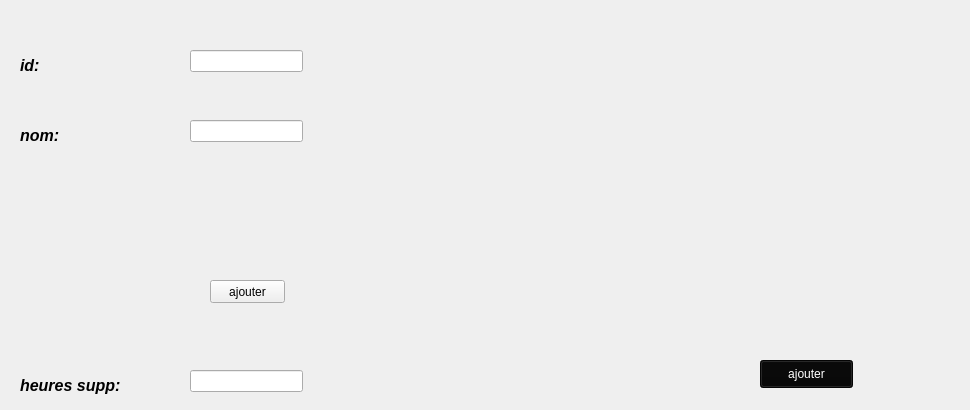
      <widget class="QWidget" name="tab_4">
       <attribute name="title">
        <string>ajouter media</string>
       </attribute>
       <widget class="QLabel" name="label_pic">
        <property name="geometry">
         <rect>
          <x>780</x>
          <y>0</y>
          <width>181</width>
          <height>191</height>
         </rect>
        </property>
        <property name="text">
         <string/>
        </property>
       </widget>
       <widget class="QLabel" name="label_id">
        <property name="geometry">
         <rect>
          <x>20</x>
          <y>50</y>
          <width>55</width>
          <height>31</height>
         </rect>
        </property>
        <property name="text">
         <string>&lt;html&gt;&lt;head/&gt;&lt;body&gt;&lt;p&gt;&lt;span style=&quot; font-size:12pt; font-weight:600; font-style:italic;&quot;&gt;id:&lt;/span&gt;&lt;/p&gt;&lt;/body&gt;&lt;/html&gt;</string>
        </property>
       </widget>
       <widget class="QLineEdit" name="lineEdit_id">
        <property name="geometry">
         <rect>
          <x>190</x>
          <y>50</y>
          <width>113</width>
          <height>22</height>
         </rect>
        </property>
        <property name="styleSheet">
         <string notr="true"/>
        </property>
       </widget>
       <widget class="QLabel" name="label_nom">
        <property name="geometry">
         <rect>
          <x>20</x>
          <y>120</y>
          <width>55</width>
          <height>31</height>
         </rect>
        </property>
        <property name="text">
         <string>&lt;html&gt;&lt;head/&gt;&lt;body&gt;&lt;p&gt;&lt;span style=&quot; font-size:12pt; font-weight:600; font-style:italic;&quot;&gt;nom:&lt;/span&gt;&lt;/p&gt;&lt;/body&gt;&lt;/html&gt;</string>
        </property>
       </widget>
       <widget class="QLabel" name="label_heures_s">
        <property name="geometry">
         <rect>
          <x>20</x>
          <y>370</y>
          <width>141</width>
          <height>31</height>
         </rect>
        </property>
        <property name="text">
         <string>&lt;html&gt;&lt;head/&gt;&lt;body&gt;&lt;p&gt;&lt;span style=&quot; font-size:12pt; font-weight:600; font-style:italic;&quot;&gt;heures supp:&lt;/span&gt;&lt;/p&gt;&lt;/body&gt;&lt;/html&gt;</string>
        </property>
       </widget>
       <widget class="QLineEdit" name="lineEdit_nom">
        <property name="geometry">
         <rect>
          <x>190</x>
          <y>120</y>
          <width>113</width>
          <height>22</height>
         </rect>
        </property>
        <property name="styleSheet">
         <string notr="true"/>
        </property>
       </widget>
       <widget class="QLineEdit" name="lineEdit_hs">
        <property name="geometry">
         <rect>
          <x>190</x>
          <y>370</y>
          <width>113</width>
          <height>22</height>
         </rect>
        </property>
        <property name="styleSheet">
         <string notr="true"/>
        </property>
       </widget>
       <widget class="QPushButton" name="pb_ajouter">
        <property name="geometry">
         <rect>
          <x>760</x>
          <y>360</y>
          <width>93</width>
          <height>28</height>
         </rect>
        </property>
        <property name="styleSheet">
         <string notr="true">background-color:rgb(7, 7, 7); color:rgb(255, 255, 255)</string>
        </property>
        <property name="text">
         <string>ajouter</string>
        </property>
        <property name="shortcut">
         <string>Ctrl+Z</string>
        </property>
       </widget>
       <widget class="QPushButton" name="pushButton">
        <property name="geometry">
         <rect>
          <x>210</x>
          <y>280</y>
          <width>75</width>
          <height>23</height>
         </rect>
        </property>
        <property name="text">
         <string>ajouter</string>
        </property>
       </widget>
      </widget>
